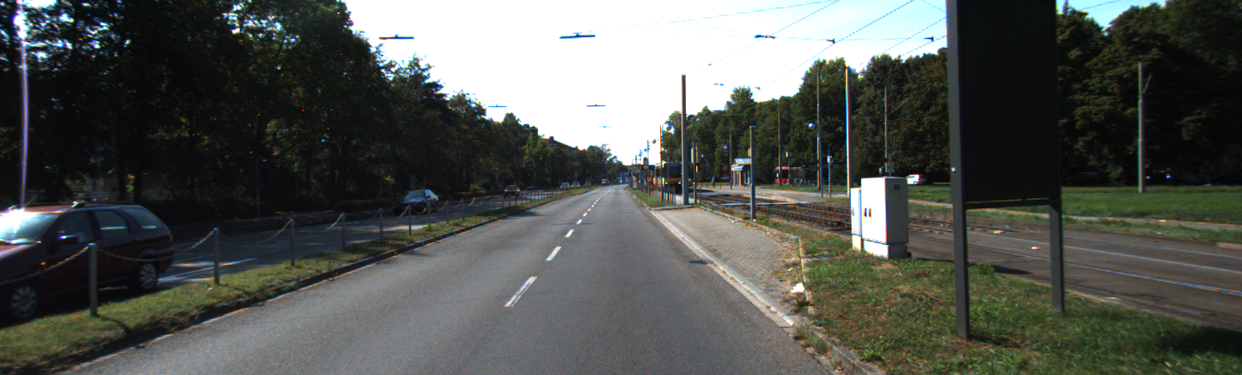
//> input picture data_road/testing/image_2/um_000000.png, 1242 x 375 px
$ ./main ../../../data_road/testing/image_2/um_000000.png   (built with g++ and OpenCV 4)
//> lines starting //> are read from the running program, lines starting //| are printed output that depends on the picture
#include <cstdio>
#include "opencv2/opencv.hpp"
#include "opencv2/core.hpp"
#include "opencv2/highgui.hpp"
#include <string>
#include <fstream>
#include <istream>
#include <iostream>
#include <iterator>
#include <vector>
#include <algorithm>
#include <math.h>
#include "linefinder.h"
#include "linehandler.h"

#define Gabor
//~ #define LineDetection
//~ #define Hough

using namespace cv;

bool file_exist(const char *fileName)
{
    std::ifstream infile(fileName);
    return infile.good();
}

    Mat mkKernel(int ks, double sig, double th, double lm, double ps)
    {
        int hks = (ks-1)/2;
        double theta = th*CV_PI/180;
        double psi = ps*CV_PI/180;
        double del = 2.0/(ks-1);
        double lmbd = lm;
        double sigma = sig/ks;
        double x_theta;
        double y_theta;
        Mat kernel(ks,ks, CV_32F);
        for (int y=-hks; y<=hks; y++)
        {
            for (int x=-hks; x<=hks; x++)
            {
                x_theta = x*del*cos(theta)+y*del*sin(theta);
                y_theta = -x*del*sin(theta)+y*del*cos(theta);
                kernel.at<float>(hks+y,hks+x) = (float)exp(-0.5*(pow(x_theta,2)+pow(y_theta,2))/pow(sigma,2))* cos(2*CV_PI*x_theta/lmbd + psi);
            }
        }
        return kernel;
    }

    int kernel_size=21;
    int pos_sigma= 5;
    int pos_lm = 50;
    int pos_th = 0;
    int pos_psi = 90;
    cv::Mat src_f;
    cv::Mat dest;

    void Process(int , void *)
    {
        double sig = pos_sigma;
        double lm = 0.5+pos_lm/100.0;
        double th = pos_th;
        double ps = pos_psi;
        Mat kernel = mkKernel(kernel_size, sig, th, lm, ps);
        filter2D(src_f, dest, CV_32F, kernel);
        imshow("Process window", dest);
        Mat Lkernel(kernel_size*20, kernel_size*20, CV_32F);
        resize(kernel, Lkernel, Lkernel.size());
        Lkernel /= 2.;
        Lkernel += 0.5;
        imshow("Kernel", Lkernel);
        Mat mag;
        cv::pow(dest, 2.0, mag);
        imshow("Mag", mag);
    }

#ifdef LineDetection
	Mat findEdgeLines(Mat image){

		// Canny algorithm
		Mat contours;
		double_t thres1 = 180;
		double_t thres2 = 160;
		Canny(image, contours, thres1, thres2);

		std::vector<Vec2f> lines;
		int houghVote = 100;


		// http://answers.opencv.org/question/2966/how-do-the-rho-and-theta-values-work-in-houghlines/

		//rechterrand

		//~ while (lines.size() != 1 && houghVote < 1500){
			//~ HoughLines(contours, lines, image.rows*(3/4.0), CV_PI/4.0, houghVote,0,0); //voor theta  = Pi/3 of Pi/6
			//~ houghVote += 5;
		//~ }

		//linkerrand

		while (lines.size() != 1 && houghVote < 1500){
			HoughLines(contours, lines, 5, CV_PI/3.0, houghVote,0,0); //voor theta  = Pi/3 of Pi/6
			houghVote += 5;
		}


		printf("Aantal lijnen = %d.\n", lines.size());
		std::cout << houghVote << "\n";
		Mat result(contours.rows, contours.cols, CV_8U, Scalar(255));
		contours.copyTo(result);

		// Draw the limes
		std::vector<Vec2f>::const_iterator it = lines.begin();
		//Mat hough(contours.size(), CV_8U, Scalar(0));
		while (it != lines.end()) {
			float rho = (*it)[0];   // first element is distance rho
			float theta = (*it)[1]; // second element is angle theta

			Point pt1(rho / cos(theta), 0);
			// point of intersection of the line with last row
			Point pt2((rho - result.rows*sin(theta)) / cos(theta), result.rows);
			// draw a white line
			line(result, pt1, pt2, Scalar(255), 2);
			++it;
		}

		// Create LineFinder instance
		LineFinder ld;

		// Set probabilistic Hough parameters
		ld.setLineLengthAndGap(60, 10);
		ld.setMinVote(4);

		// Detect lines
		std::vector<Vec4i> li = ld.findLines(contours);
		Mat houghP(contours.size(), CV_8U, Scalar(0));
		ld.drawDetectedLines(houghP);
		//imshow("hough", houghP);
		return result;
	}
#endif


int main(int argc, char **argv){

#ifdef Hough
    if(argc<2) {
        printf("geef hlsfile afbeeldingen als argument\n");
        exit(255);
    }
    std::ifstream inputstream(argv[1]);
    int dim=100;
    int dims[3]={dim,dim,dim};
    Mat hls_bayes(3,dims, CV_32F);

    char delim=';';
    std::string x,y,z, value;
    std::string inputline;
    std::getline(inputstream, inputline);
    while(!inputstream.eof()) {

        std::stringstream stringstr(inputline);
        //std::cout<<inputline<<"\n";
        std::getline(stringstr, x, delim);
        std::getline(stringstr, y, delim);
        std::getline(stringstr, z, delim);
        std::getline(stringstr, value, delim);
        hls_bayes.at<float>(atoi(x.c_str()),atoi(y.c_str()),atoi(z.c_str()))=std::stof(value);
        std::getline(inputstream, inputline);
    }
    inputstream.close();
    //~ Mat gem=imread(argv[2]);

    for (int arg=2; arg<argc; arg++) {
        std::cout<<"loading: "<<argv[arg]<<"\n";
        Mat image = imread(argv[arg]);
        Mat cannydest;
        Mat origineel = image.clone();
		namedWindow("origineel");
		moveWindow("origineel",0,0);
		imshow("origineel", image);
        //~ resize(gem, gem, Size(image.cols, image.rows));
        GaussianBlur(image,image, Size(3,3),0);
        cvtColor(image, image, COLOR_BGR2HLS);
        int xi,yi,zi;
        for(int i=0; i<image.rows; i++) {
            for (int j=0; j<image.cols; j++) {
                xi=image.at<Vec3b>(i,j)[0];
                yi=image.at<Vec3b>(i,j)[1];
                zi=image.at<Vec3b>(i,j)[2];
                float a,b;
                //a=1-(std::max(std::min(0.8,gem.at<Vec3b>(i,j)[0]/256.0),0.2));
                //~ a=1-gem.at<Vec3b>(i,j)[0]/256.0;
                b=1-2.5*hls_bayes.at<float>(xi/2.56, yi/2.56, zi/2.56);
               // [16 lines of commented-out code are left out]

               if(b >= 0.8){
				   image.at<Vec3b>(i,j)[1] = 255;
				}
				else{
					image.at<Vec3b>(i,j)[1] = 0;
				}
			}
		}
               //image.at<Vec3b>(i,j)[1]=256*((a*b)/(a+b));
            //~ }

        waitKey();

        namedWindow("result");
        moveWindow("result",0,350);
        //~ cvtColor(image, image, COLOR_HLS2BGR);
		//~ cvtColor( dst, color_dst, COLOR_GRAY2BGR );

		std::vector<Vec4i> lines;
		double_t thres1 = 180;
		double_t thres2 = 120;
		Canny( origineel, cannydest, thres1, thres2 );
        HoughLines(cannydest, lines, 1, M_PI/180, 200);

        //verkeerde type: fixen
        Mat result(origineel.rows, origineel.cols, CV_8U, Scalar(255));
		origineel.copyTo(result);


 		printf("Lijnen : %d.\n", lines.size());
        for( size_t i = 0; i < lines.size(); i++ )
		{

			line( origineel, Point(lines[i][0], lines[i][1]),
            Point(lines[i][2], lines[i][3]), Scalar(0,0,255), 3, 8 );
		}

        imshow("result", origineel);
        waitKey(0);
#endif
		//Gabor filters
		//Werkt best voor theta tussen 30-60 en 120-150 om de randen van het wegdek te detecteren.

#ifdef Gabor
for(int i = 1; i < argc; i++){
	    Mat image = cv::imread(argv[i]);
//> image is the input picture: 375 rows x 1242 cols, CV_8UC3; mean B, G, R 82.1, 86.6, 83.6
        imshow("Src", image);
        Mat src;
        cvtColor(image, src, COLOR_BGR2GRAY);
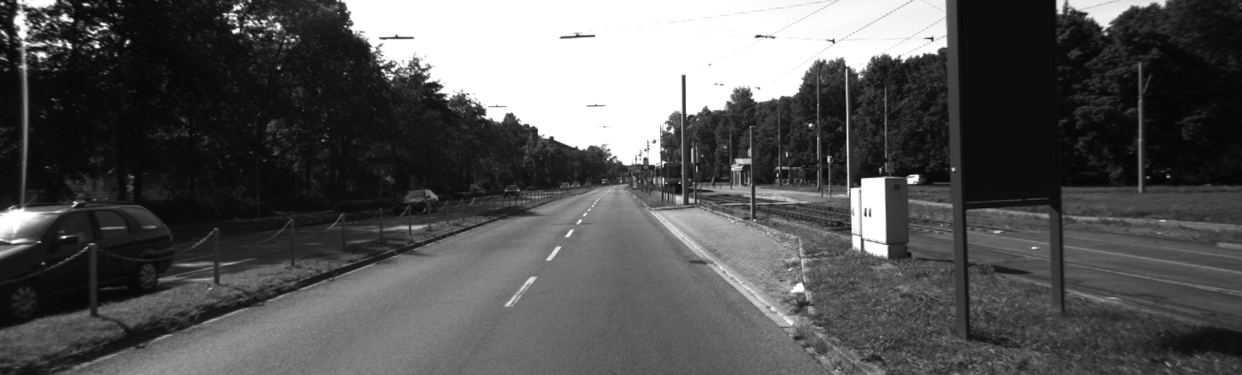
//> src: 375 rows x 1242 cols, CV_8UC1; min 3, max 255, mean 85.2
        src.convertTo(src_f, CV_32F, 1.0/255, 0);
        if (!kernel_size%2)
        {
            kernel_size+=1;
        }
        namedWindow("Process window", 1);
        //standaarddeviatie
        createTrackbar("Sigma", "Process window", &pos_sigma, kernel_size, Process);
        //frequentie
        createTrackbar("Lambda", "Process window", &pos_lm, 100, Process);
        //theta tussen 30-60 voor linkerrand en eventueel middellijn, theta tussen 120-150 voor de rechterrand.
        createTrackbar("Theta", "Process window", &pos_th, 180, Process);
        //intensiteit
        createTrackbar("Psi", "Process window", &pos_psi, 360, Process);
        Process(0,0);
//> in Process, `filter2D(src_f, dest, CV_32F, kernel);`:
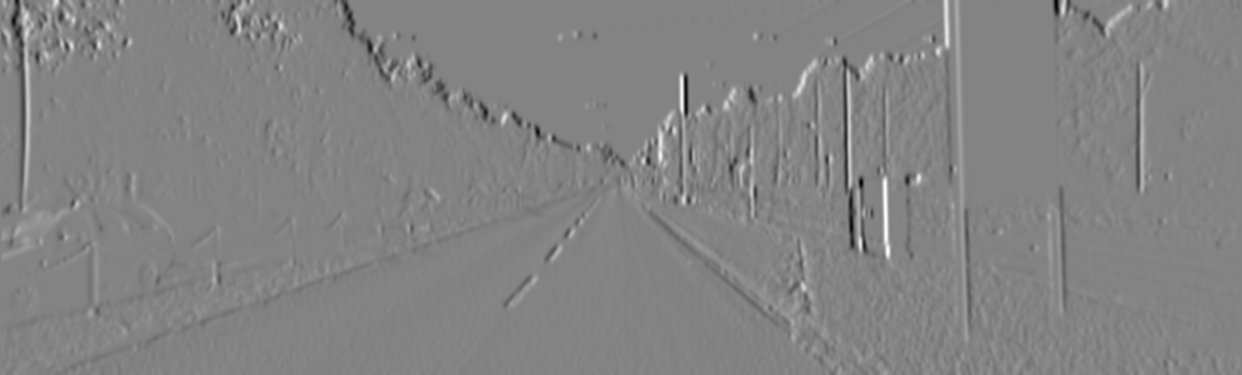
//> dest: 375 rows x 1242 cols, CV_32FC1; min -8.41, max 7.91, mean 0.00168; drawn with min black and max white
//> in Process, `imshow("Kernel", Lkernel);`:
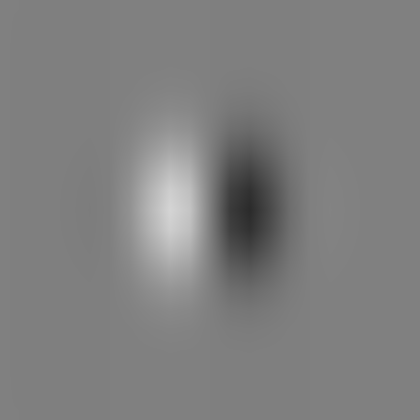
//> window 'Kernel': 420 rows x 420 cols, CV_8UC1; min 43, max 212, mean 127.5
//> in Process, `imshow("Mag", mag);`:
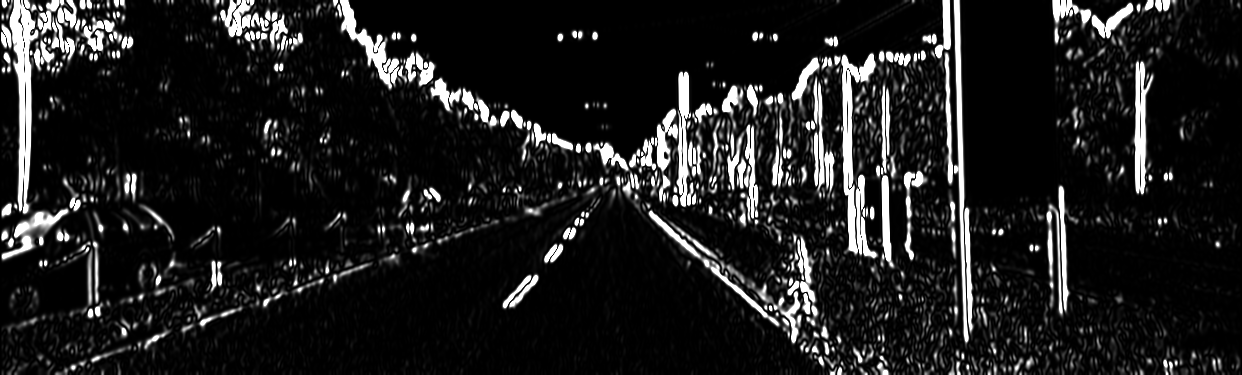
//> window 'Mag': 375 rows x 1242 cols, CV_8UC1; min 0, max 255, mean 29.9
        waitKey(0);
	}
#endif
		// [11 lines of commented-out code are left out]

    return 0;
}

$ run again, on data_road/testing/image_2/um_000002.png
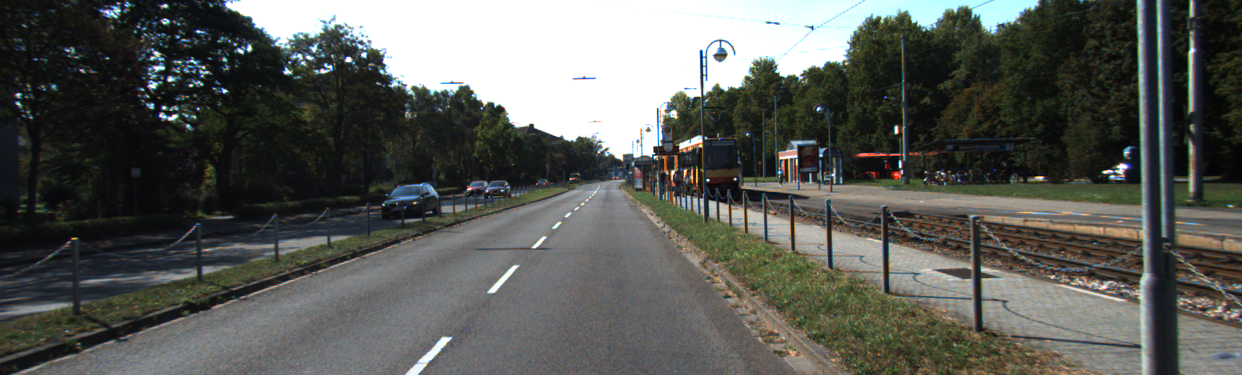
//> input picture data_road/testing/image_2/um_000002.png, 1242 x 375 px
//> image is the input picture: 375 rows x 1242 cols, CV_8UC3; mean B, G, R 87.1, 91.7, 89.7
//> in Process, `filter2D(src_f, dest, CV_32F, kernel);`:
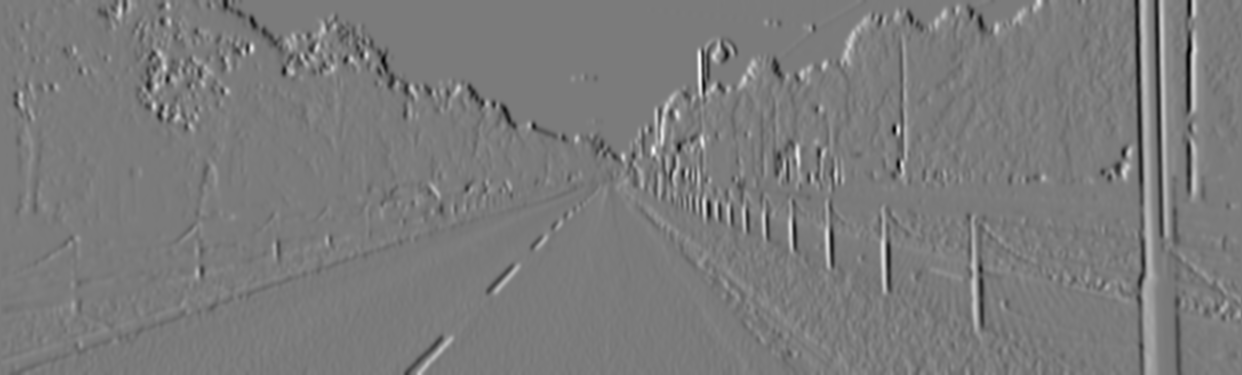
//> dest: 375 rows x 1242 cols, CV_32FC1; min -7.42, max 7.92, mean -0.00395; drawn with min black and max white
//> in Process, `imshow("Mag", mag);`:
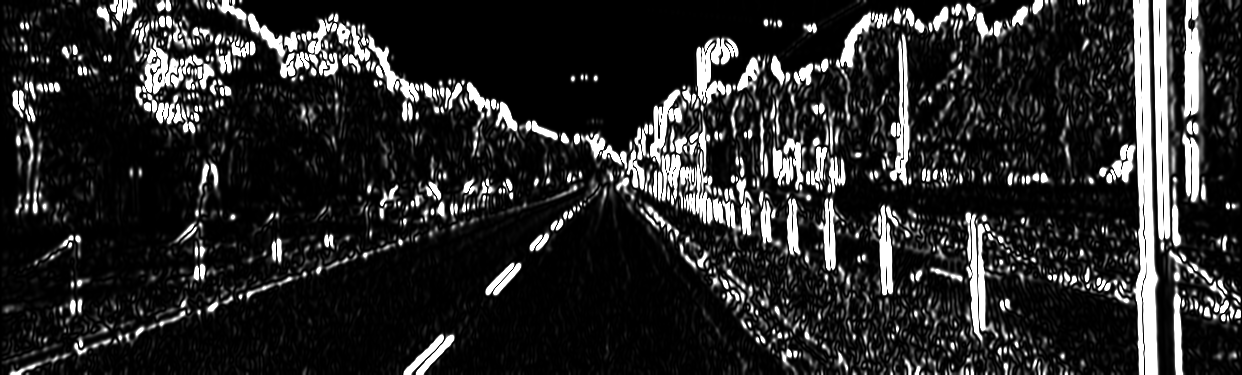
//> window 'Mag': 375 rows x 1242 cols, CV_8UC1; min 0, max 255, mean 40.8

$ run again, on data_road/testing/image_2/um_000003.png
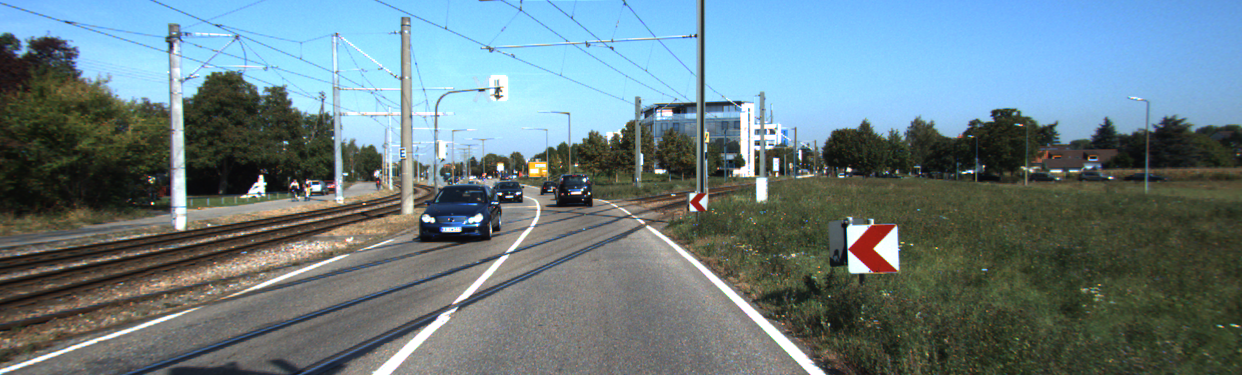
//> input picture data_road/testing/image_2/um_000003.png, 1242 x 375 px
//> image is the input picture: 375 rows x 1242 cols, CV_8UC3; mean B, G, R 130.7, 124.7, 104.5
//> in Process, `filter2D(src_f, dest, CV_32F, kernel);`:
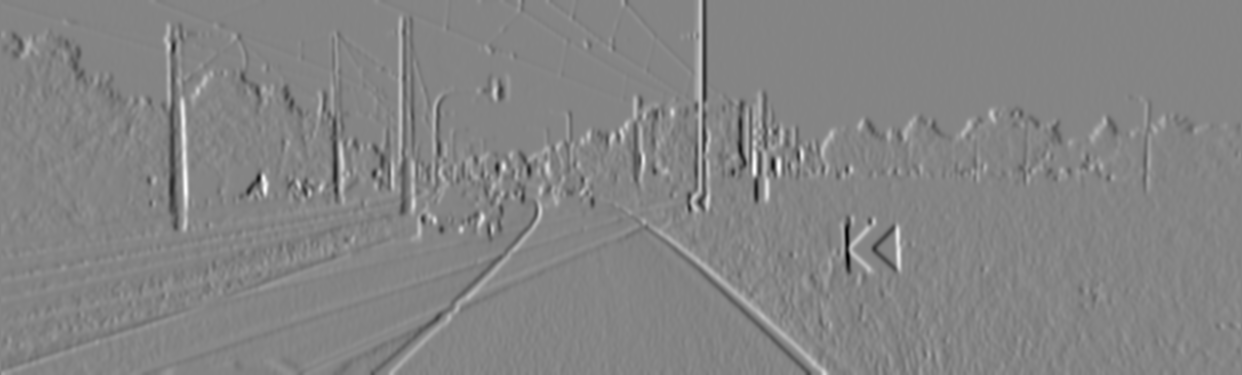
//> dest: 375 rows x 1242 cols, CV_32FC1; min -9.27, max 8.55, mean -0.00307; drawn with min black and max white
//> in Process, `imshow("Mag", mag);`:
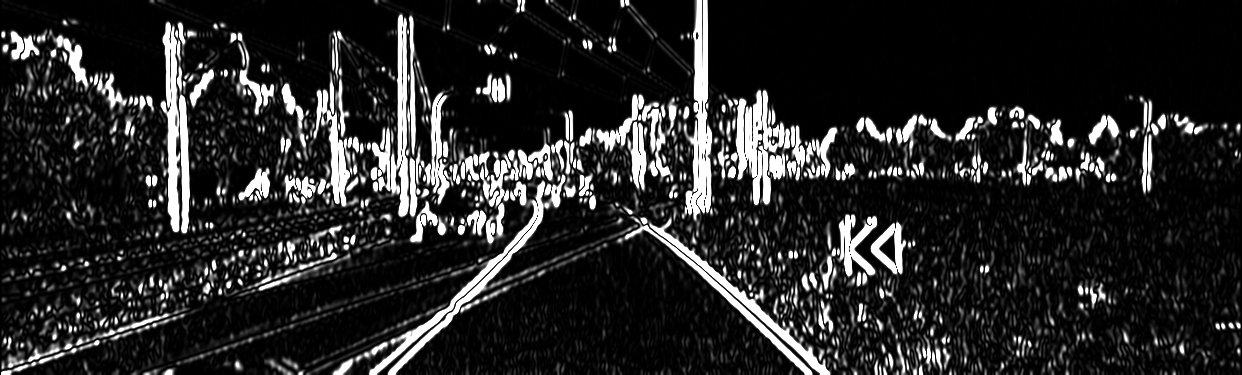
//> window 'Mag': 375 rows x 1242 cols, CV_8UC1; min 0, max 255, mean 39.5

$ run again, on data_road/testing/image_2/um_000008.png
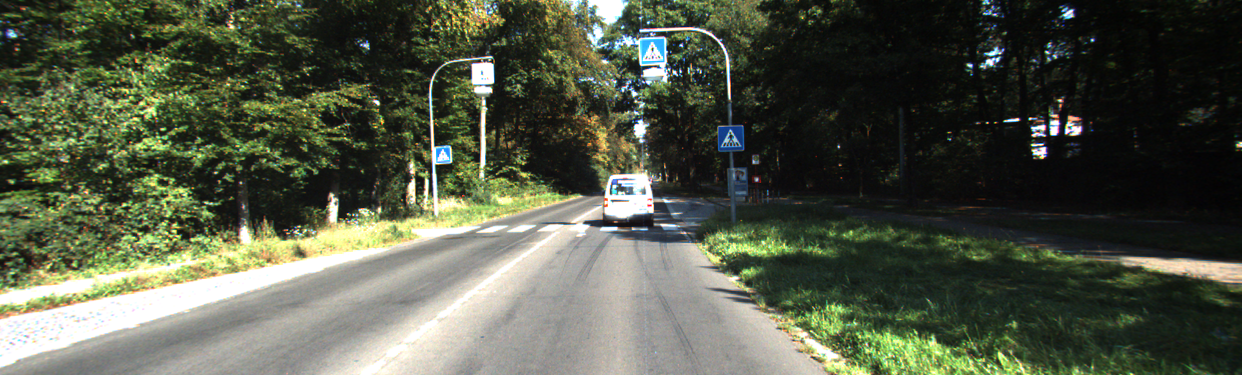
//> input picture data_road/testing/image_2/um_000008.png, 1242 x 375 px
//> image is the input picture: 375 rows x 1242 cols, CV_8UC3; mean B, G, R 70.9, 88.1, 82.4
//> in Process, `filter2D(src_f, dest, CV_32F, kernel);`:
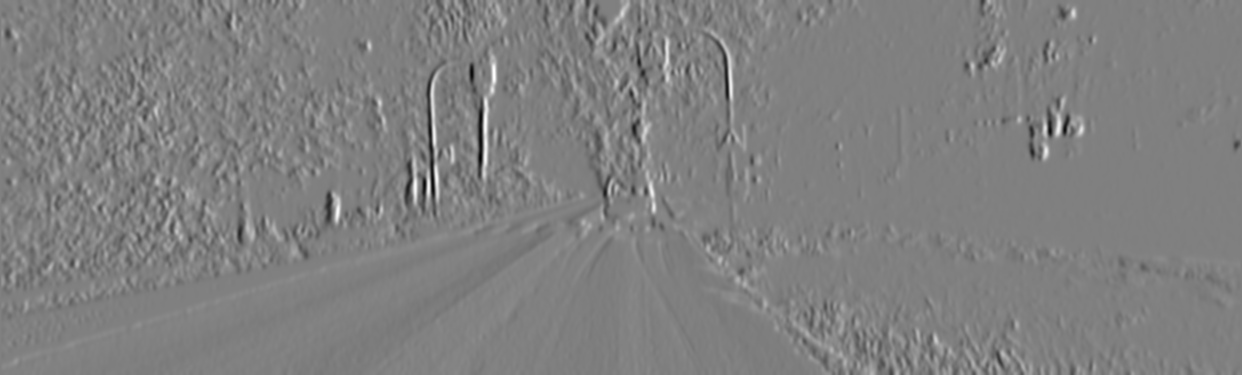
//> dest: 375 rows x 1242 cols, CV_32FC1; min -9.24, max 9.15, mean 0.00929; drawn with min black and max white
//> in Process, `imshow("Mag", mag);`:
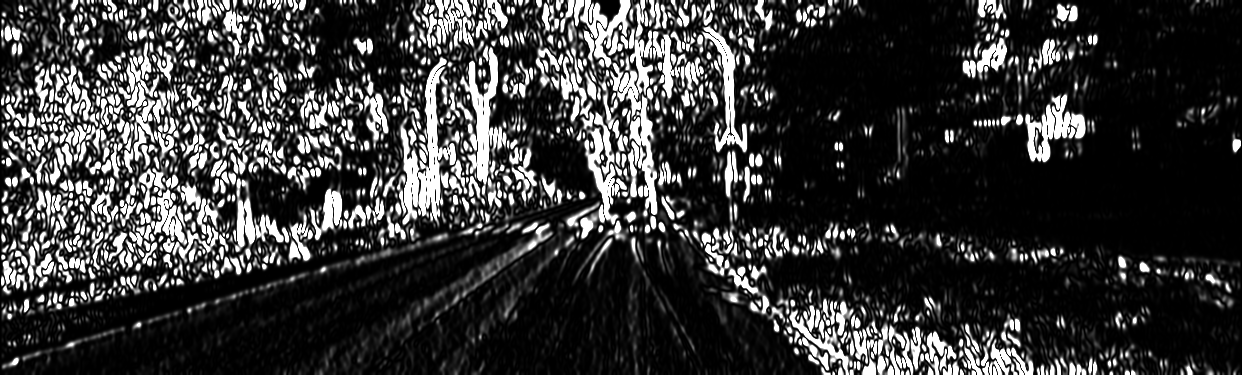
//> window 'Mag': 375 rows x 1242 cols, CV_8UC1; min 0, max 255, mean 56
